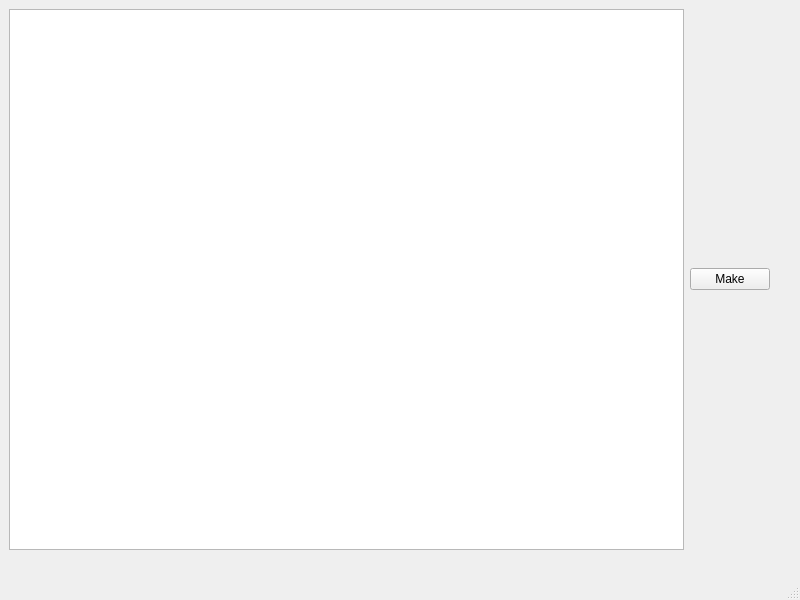
<?xml version="1.0" encoding="UTF-8"?>
<ui version="4.0">
 <class>MainWindow</class>
 <widget class="QMainWindow" name="MainWindow">
  <property name="geometry">
   <rect>
    <x>0</x>
    <y>0</y>
    <width>800</width>
    <height>600</height>
   </rect>
  </property>
  <property name="windowTitle">
   <string>CSCI 3081W Project</string>
  </property>
  <widget class="QWidget" name="centralwidget">
   <widget class="QWidget" name="horizontalLayoutWidget">
    <property name="geometry">
     <rect>
      <x>9</x>
      <y>9</y>
      <width>761</width>
      <height>541</height>
     </rect>
    </property>
    <layout class="QHBoxLayout" name="horizontalLayout">
     <item>
      <widget class="QPlainTextEdit" name="makeOutputDisplay"/>
     </item>
     <item>
      <widget class="QPushButton" name="makeButton">
       <property name="text">
        <string>Make</string>
       </property>
      </widget>
     </item>
    </layout>
   </widget>
  </widget>
  <widget class="QMenuBar" name="menubar">
   <property name="geometry">
    <rect>
     <x>0</x>
     <y>0</y>
     <width>800</width>
     <height>25</height>
    </rect>
   </property>
  </widget>
  <widget class="QStatusBar" name="statusbar"/>
 </widget>
 <resources/>
 <connections/>
</ui>
